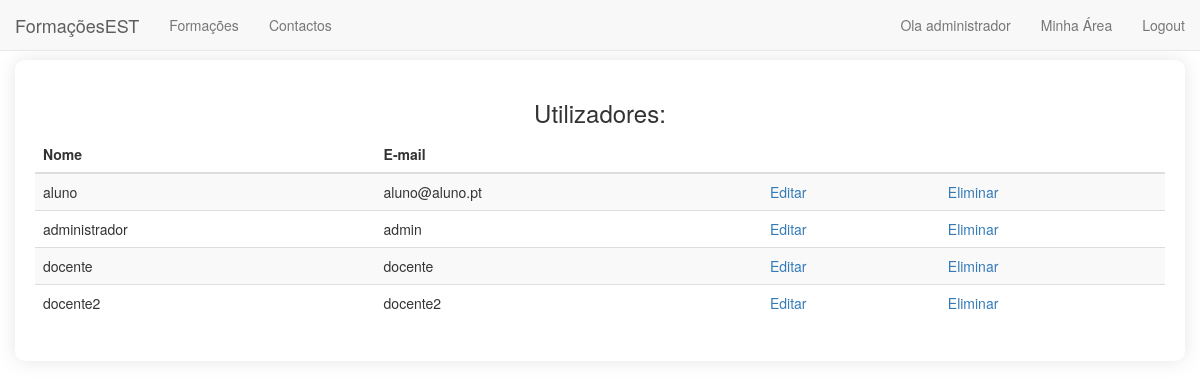
/paginas/gerir_utilizadores.php (signed in), run on an earlier commit of the app's database.
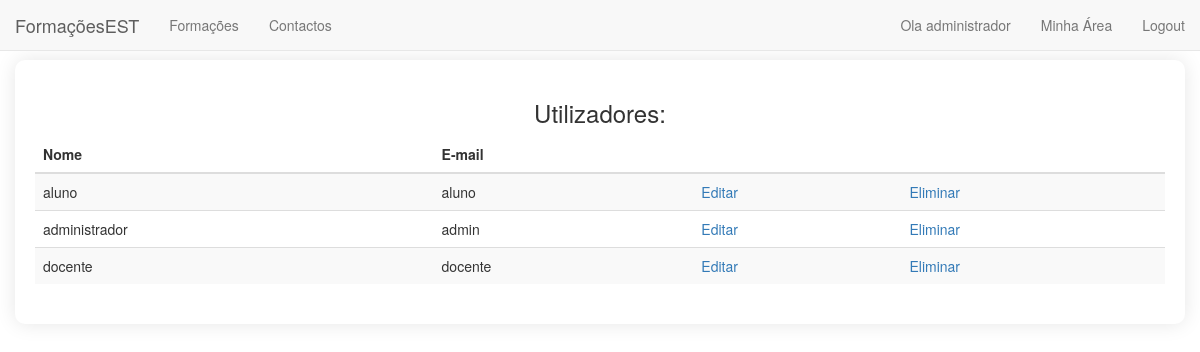
And on a later commit of the database.
### tables this page shows
CREATE TABLE `utilizador` (
  `id_utilizador` int(11) NOT NULL,
  `nome` varchar(60) NOT NULL,
  `email` varchar(60) NOT NULL,
  `password` varchar(60) NOT NULL,
  `nivel_acesso` int(11) NOT NULL,
  `data_nascimento` date DEFAULT NULL
);

### paginas/gerir_utilizadores.php (the view, shortened to what this page needs)
<?php
include 'navbar.php';
?>
<!DOCTYPE html>
<html lang="pt">
<head>
    <link rel="stylesheet" href="bootstrap.min.css" media="screen">
</head>
<body>
   <div class="container dashboard-container" style="margin-top: 60px;">
        <div class="text-center">
           <h3>Utilizadores:</h3>
        </div>
        <div class="table-responsive">
            <table class="table table-striped">
                <thead>
                    <tr>
                        <th>Nome</th>
                        <th>E-mail</th>
                        <th></th>
                        <th></th>
                    </tr>
                </thead>
                <tbody>
                    <?php
                    $sql = "SELECT * FROM utilizador";
                    $resultado = mysqli_query($conn,$sql);
                    if ($resultado && mysqli_num_rows($resultado) > 0) {
                        while ($row = mysqli_fetch_assoc($resultado)) {
                            echo "<tr>";
                            echo "<td>".$row['nome']."</td>";
                            echo "<td>".$row['email']."</td>";
                            echo '<td><a href="editar_utilizador.php?id_utilizador=' . $row['id_utilizador'] . '">Editar</a></td>';
                            echo '<td><a href="eliminar_utilizador.php?id_utilizador=' . $row['id_utilizador'] . '">Eliminar</a></td>';
                            echo "</tr>";
                        }
                    } else {
                            echo "<tr><td colspan='5'>Não há utilizadores.</td></tr>";
                    }
                    ?>
                </tbody>
            </table>
        </div>
    </div>
</body>
</html>

What changed in the data, as far as the page shows it:
removed utilizador: nome "docente2", email "docente2"
changed utilizador "aluno": email "aluno@aluno.pt" → "aluno"
